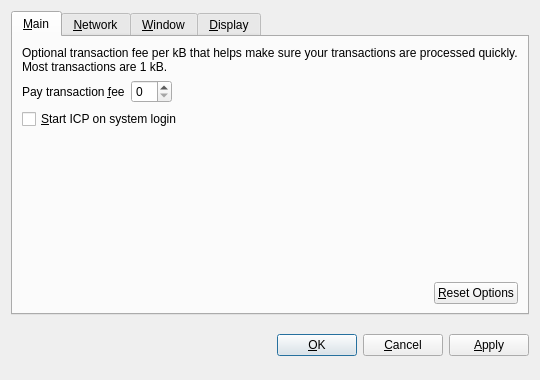
<?xml version="1.0" encoding="UTF-8"?>
<ui version="4.0">
 <class>OptionsDialog</class>
 <widget class="QDialog" name="OptionsDialog">
  <property name="geometry">
   <rect>
    <x>0</x>
    <y>0</y>
    <width>540</width>
    <height>380</height>
   </rect>
  </property>
  <property name="windowTitle">
   <string>Options</string>
  </property>
  <property name="modal">
   <bool>true</bool>
  </property>
  <layout class="QVBoxLayout" name="verticalLayout">
   <item>
    <widget class="QTabWidget" name="tabWidget">
     <property name="tabPosition">
      <enum>QTabWidget::North</enum>
     </property>
     <property name="currentIndex">
      <number>0</number>
     </property>
     <widget class="QWidget" name="tabMain">
      <attribute name="title">
       <string>&amp;Main</string>
      </attribute>
      <layout class="QVBoxLayout" name="verticalLayout_Main">
       <item>
        <widget class="QLabel" name="transactionFeeInfoLabel">
         <property name="text">
          <string>Optional transaction fee per kB that helps make sure your transactions are processed quickly. Most transactions are 1 kB.</string>
         </property>
         <property name="textFormat">
          <enum>Qt::PlainText</enum>
         </property>
         <property name="wordWrap">
          <bool>true</bool>
         </property>
        </widget>
       </item>
       <item>
        <layout class="QHBoxLayout" name="horizontalLayout_1_Main">
         <item>
          <widget class="QLabel" name="transactionFeeLabel">
           <property name="text">
            <string>Pay transaction &amp;fee</string>
           </property>
           <property name="textFormat">
            <enum>Qt::PlainText</enum>
           </property>
           <property name="buddy">
            <cstring>transactionFee</cstring>
           </property>
          </widget>
         </item>
         <item>
          <widget class="BitcoinAmountField" name="transactionFee"/>
         </item>
         <item>
          <spacer name="horizontalSpacer_1_Main">
           <property name="orientation">
            <enum>Qt::Horizontal</enum>
           </property>
           <property name="sizeHint" stdset="0">
            <size>
             <width>40</width>
             <height>20</height>
            </size>
           </property>
          </spacer>
         </item>
        </layout>
       </item>
       <item>
        <widget class="QCheckBox" name="bitcoinAtStartup">
         <property name="toolTip">
          <string>Automatically start ICP after logging in to the system.</string>
         </property>
         <property name="text">
          <string>&amp;Start ICP on system login</string>
         </property>
        </widget>
       </item>
       <item>
        <spacer name="verticalSpacer_Main">
         <property name="orientation">
          <enum>Qt::Vertical</enum>
         </property>
         <property name="sizeHint" stdset="0">
          <size>
           <width>20</width>
           <height>40</height>
          </size>
         </property>
        </spacer>
       </item>
       <item>
        <layout class="QHBoxLayout" name="horizontalLayout_2_Main">
         <item>
          <spacer name="horizontalSpacer_2_Main">
           <property name="orientation">
            <enum>Qt::Horizontal</enum>
           </property>
           <property name="sizeHint" stdset="0">
            <size>
             <width>40</width>
             <height>20</height>
            </size>
           </property>
          </spacer>
         </item>
         <item>
          <widget class="QPushButton" name="resetButton">
           <property name="toolTip">
            <string>Reset all client options to default.</string>
           </property>
           <property name="text">
            <string>&amp;Reset Options</string>
           </property>
           <property name="autoDefault">
            <bool>false</bool>
           </property>
          </widget>
         </item>
        </layout>
       </item>
      </layout>
     </widget>
     <widget class="QWidget" name="tabNetwork">
      <attribute name="title">
       <string>&amp;Network</string>
      </attribute>
      <layout class="QVBoxLayout" name="verticalLayout_Network">
       <item>
        <widget class="QCheckBox" name="mapPortUpnp">
         <property name="toolTip">
          <string>Automatically open the ICP client port on the router. This only works when your router supports UPnP and it is enabled.</string>
         </property>
         <property name="text">
          <string>Map port using &amp;UPnP</string>
         </property>
        </widget>
       </item>
       <item>
        <widget class="QCheckBox" name="connectSocks">
         <property name="toolTip">
          <string>Connect to the ICP network through a SOCKS proxy (e.g. when connecting through Tor).</string>
         </property>
         <property name="text">
          <string>&amp;Connect through SOCKS proxy:</string>
         </property>
        </widget>
       </item>
       <item>
        <layout class="QHBoxLayout" name="horizontalLayout_Network">
         <item>
          <widget class="QLabel" name="proxyIpLabel">
           <property name="text">
            <string>Proxy &amp;IP:</string>
           </property>
           <property name="textFormat">
            <enum>Qt::PlainText</enum>
           </property>
           <property name="buddy">
            <cstring>proxyIp</cstring>
           </property>
          </widget>
         </item>
         <item>
          <widget class="QValidatedLineEdit" name="proxyIp">
           <property name="maximumSize">
            <size>
             <width>140</width>
             <height>16777215</height>
            </size>
           </property>
           <property name="toolTip">
            <string>IP address of the proxy (e.g. 127.0.0.1)</string>
           </property>
          </widget>
         </item>
         <item>
          <widget class="QLabel" name="proxyPortLabel">
           <property name="text">
            <string>&amp;Port:</string>
           </property>
           <property name="textFormat">
            <enum>Qt::PlainText</enum>
           </property>
           <property name="buddy">
            <cstring>proxyPort</cstring>
           </property>
          </widget>
         </item>
         <item>
          <widget class="QLineEdit" name="proxyPort">
           <property name="maximumSize">
            <size>
             <width>55</width>
             <height>16777215</height>
            </size>
           </property>
           <property name="toolTip">
            <string>Port of the proxy (e.g. 9050)</string>
           </property>
          </widget>
         </item>
         <item>
          <widget class="QLabel" name="socksVersionLabel">
           <property name="text">
            <string>SOCKS &amp;Version:</string>
           </property>
           <property name="textFormat">
            <enum>Qt::PlainText</enum>
           </property>
           <property name="buddy">
            <cstring>socksVersion</cstring>
           </property>
          </widget>
         </item>
         <item>
          <widget class="QValueComboBox" name="socksVersion">
           <property name="toolTip">
            <string>SOCKS version of the proxy (e.g. 5)</string>
           </property>
          </widget>
         </item>
         <item>
          <spacer name="horizontalSpacer_Network">
           <property name="orientation">
            <enum>Qt::Horizontal</enum>
           </property>
           <property name="sizeHint" stdset="0">
            <size>
             <width>40</width>
             <height>20</height>
            </size>
           </property>
          </spacer>
         </item>
        </layout>
       </item>
       <item>
        <spacer name="verticalSpacer_Network">
         <property name="orientation">
          <enum>Qt::Vertical</enum>
         </property>
         <property name="sizeHint" stdset="0">
          <size>
           <width>20</width>
           <height>40</height>
          </size>
         </property>
        </spacer>
       </item>
      </layout>
     </widget>
     <widget class="QWidget" name="tabWindow">
      <attribute name="title">
       <string>&amp;Window</string>
      </attribute>
      <layout class="QVBoxLayout" name="verticalLayout_Window">
       <item>
        <widget class="QCheckBox" name="minimizeToTray">
         <property name="toolTip">
          <string>Show only a tray icon after minimizing the window.</string>
         </property>
         <property name="text">
          <string>&amp;Minimize to the tray instead of the taskbar</string>
         </property>
        </widget>
       </item>
       <item>
        <widget class="QCheckBox" name="minimizeOnClose">
         <property name="toolTip">
          <string>Minimize instead of exit the application when the window is closed. When this option is enabled, the application will be closed only after selecting Quit in the menu.</string>
         </property>
         <property name="text">
          <string>M&amp;inimize on close</string>
         </property>
        </widget>
       </item>
       <item>
        <spacer name="verticalSpacer_Window">
         <property name="orientation">
          <enum>Qt::Vertical</enum>
         </property>
         <property name="sizeHint" stdset="0">
          <size>
           <width>20</width>
           <height>40</height>
          </size>
         </property>
        </spacer>
       </item>
      </layout>
     </widget>
     <widget class="QWidget" name="tabDisplay">
      <attribute name="title">
       <string>&amp;Display</string>
      </attribute>
      <layout class="QVBoxLayout" name="verticalLayout_Display">
       <item>
        <layout class="QHBoxLayout" name="horizontalLayout_1_Display">
         <item>
          <widget class="QLabel" name="langLabel">
           <property name="text">
            <string>User Interface &amp;language:</string>
           </property>
           <property name="textFormat">
            <enum>Qt::PlainText</enum>
           </property>
           <property name="buddy">
            <cstring>lang</cstring>
           </property>
          </widget>
         </item>
         <item>
          <widget class="QValueComboBox" name="lang">
           <property name="toolTip">
            <string>The user interface language can be set here. This setting will take effect after restarting ICP.</string>
           </property>
          </widget>
         </item>
        </layout>
       </item>
       <item>
        <layout class="QHBoxLayout" name="horizontalLayout_2_Display">
         <item>
          <widget class="QLabel" name="unitLabel">
           <property name="text">
            <string>&amp;Unit to show amounts in:</string>
           </property>
           <property name="textFormat">
            <enum>Qt::PlainText</enum>
           </property>
           <property name="buddy">
            <cstring>unit</cstring>
           </property>
          </widget>
         </item>
         <item>
          <widget class="QValueComboBox" name="unit">
           <property name="toolTip">
            <string>Choose the default subdivision unit to show in the interface and when sending coins.</string>
           </property>
          </widget>
         </item>
        </layout>
       </item>
       <item>
        <widget class="QCheckBox" name="displayAddresses">
         <property name="toolTip">
          <string>Whether to show ICP addresses in the transaction list or not.</string>
         </property>
         <property name="text">
          <string>&amp;Display addresses in transaction list</string>
         </property>
        </widget>
       </item>
       <item>
        <spacer name="verticalSpacer_Display">
         <property name="orientation">
          <enum>Qt::Vertical</enum>
         </property>
         <property name="sizeHint" stdset="0">
          <size>
           <width>20</width>
           <height>40</height>
          </size>
         </property>
        </spacer>
       </item>
      </layout>
     </widget>
    </widget>
   </item>
   <item>
    <layout class="QHBoxLayout" name="horizontalLayout_Buttons">
     <item>
      <spacer name="horizontalSpacer_1">
       <property name="orientation">
        <enum>Qt::Horizontal</enum>
       </property>
       <property name="sizeHint" stdset="0">
        <size>
         <width>40</width>
         <height>48</height>
        </size>
       </property>
      </spacer>
     </item>
     <item>
      <widget class="QLabel" name="statusLabel">
       <property name="font">
        <font>
         <weight>75</weight>
         <bold>true</bold>
        </font>
       </property>
       <property name="text">
        <string/>
       </property>
       <property name="textFormat">
        <enum>Qt::PlainText</enum>
       </property>
       <property name="wordWrap">
        <bool>true</bool>
       </property>
      </widget>
     </item>
     <item>
      <spacer name="horizontalSpacer_2">
       <property name="orientation">
        <enum>Qt::Horizontal</enum>
       </property>
       <property name="sizeHint" stdset="0">
        <size>
         <width>40</width>
         <height>48</height>
        </size>
       </property>
      </spacer>
     </item>
     <item>
      <widget class="QPushButton" name="okButton">
       <property name="text">
        <string>&amp;OK</string>
       </property>
      </widget>
     </item>
     <item>
      <widget class="QPushButton" name="cancelButton">
       <property name="text">
        <string>&amp;Cancel</string>
       </property>
       <property name="autoDefault">
        <bool>false</bool>
       </property>
      </widget>
     </item>
     <item>
      <widget class="QPushButton" name="applyButton">
       <property name="text">
        <string>&amp;Apply</string>
       </property>
       <property name="autoDefault">
        <bool>false</bool>
       </property>
      </widget>
     </item>
    </layout>
   </item>
  </layout>
 </widget>
 <customwidgets>
  <customwidget>
   <class>BitcoinAmountField</class>
   <extends>QSpinBox</extends>
   <header>bitcoinamountfield.h</header>
  </customwidget>
  <customwidget>
   <class>QValueComboBox</class>
   <extends>QComboBox</extends>
   <header>qvaluecombobox.h</header>
  </customwidget>
  <customwidget>
   <class>QValidatedLineEdit</class>
   <extends>QLineEdit</extends>
   <header>qvalidatedlineedit.h</header>
  </customwidget>
 </customwidgets>
 <resources/>
 <connections/>
</ui>
